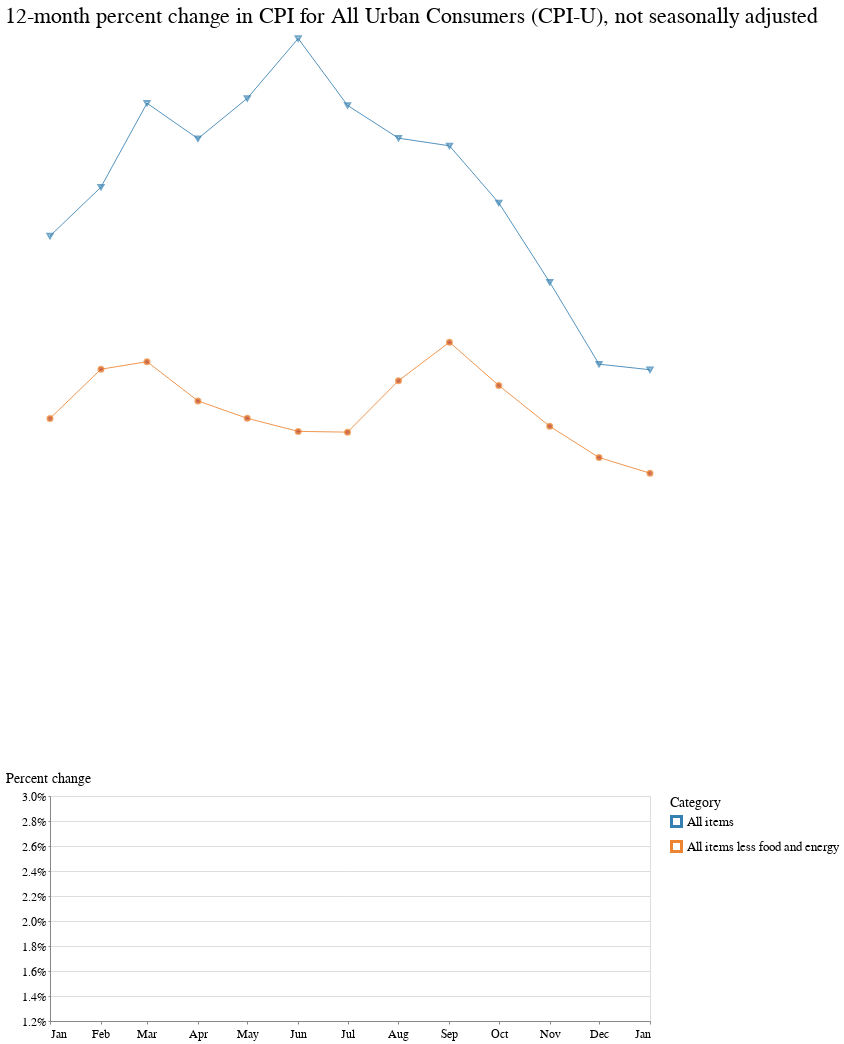

Here is the notebook cell this chart was saved with:
### Code cell
base = alt.Chart(
    two_cats,
    title="12-month percent change in CPI for All Urban Consumers (CPI-U), not seasonally adjusted"
).encode(
    x=alt.X(
        "date:T",
        timeUnit="utcyearmonth",
        axis=alt.Axis(
            title=None,
            labelAngle=0,
            grid=False,
            format="%b"
        )
    ),
    y=alt.Y(
        "pct_change:Q",
        axis=alt.Axis(title="Percent change", format='%'),
        scale=alt.Scale(domain=[0.012, 0.03])
    ),
    color=alt.Color(
        "series_items_name:N",
        legend=alt.Legend(title="Category"),
        # scale=alt.Scale(range=["#336EFF", "#B03A2E",])
    )
)

line = base.mark_line(strokeWidth=0.85)
exes = base.transform_filter(alt.datum.series_items_name == 'All items').mark_point(shape="triangle-down", size=25)
points = base.transform_filter(alt.datum.series_items_name == 'All items less food and energy').mark_point(size=25, fill="#B03A2E")

(line + exes + points).properties(width=600, height=225)

### Figure 1 — Vega-Lite specification as saved in the notebook (floating-point values rounded to 4 significant figures)
{"config": {"view": {"width": 800, "height": 450}, "background": "#ffffff", "title": {"anchor": "start", "font": "BentonGothic-Bold, sans", "fontColor": "#000000", "fontSize": 22, "fontWeight": "normal"}, "arc": {"fill": "#82c6df"}, "area": {"fill": "#82c6df"}, "line": {"stroke": "#82c6df", "strokeWidth": 3}, "path": {"stroke": "#82c6df"}, "rect": {"fill": "#82c6df"}, "shape": {"stroke": "#82c6df"}, "bar": {"fill": "#82c6df"}, "point": {"stroke": "#82c6df"}, "symbol": {"fill": "#82c6df", "size": 30}, "axis": {"titleFont": "BentonGothic-Bold, sans", "titleFontSize": 14, "titleFontWeight": "normal", "labelFont": "BentonGothic, sans", "labelFontSize": 12, "labelFontWeight": "normal"}, "axisX": {"labelAngle": 0, "labelPadding": 4, "tickSize": 3}, "axisY": {"labelBaseline": "middle", "maxExtent": 45, "minExtent": 45, "tickSize": 2, "titleAlign": "left", "titleAngle": 0, "titleX": -45, "titleY": -11}, "legend": {"titleFont": "BentonGothic-Bold, sans", "titleFontSize": 14, "titleFontWeight": "normal", "symbolType": "square", "labelFont": "BentonGothic, sans", "labelFontSize": 13}, "range": {"category": ["#3580b1", "#ec8431", "#ab7fb4", "#c89d29", "#adc839", "#829eb1"], "diverging": ["#e68a4f", "#f4bb6a", "#f9e39c", "#dadfe2", "#a6b7c6", "#849eae"], "heatmap": ["#fbf2c7", "#f9e39c", "#f8d36e", "#f4bb6a", "#e68a4f", "#d15a40", "#ab4232"], "ordinal": ["#fbf2c7", "#f9e39c", "#f8d36e", "#f4bb6a", "#e68a4f", "#d15a40", "#ab4232"], "ramp": ["#fbf2c7", "#f9e39c", "#f8d36e", "#f4bb6a", "#e68a4f", "#d15a40", "#ab4232"]}}, "layer": [{"mark": {"type": "line", "strokeWidth": 0.85}, "encoding": {"color": {"field": "series_items_name", "legend": {"title": "Category"}, "type": "nominal"}, "x": {"axis": {"format": "%b", "grid": false, "labelAngle": 0, "title": null}, "field": "date", "timeUnit": "utcyearmonth", "type": "temporal"}, "y": {"axis": {"format": "%", "title": "Percent change"}, "field": "pct_change", "scale": {"domain": [0.012, 0.03]}, "type": "quantitative"}}, "title": "12-month percent change in CPI for All Urban Consumers (CPI-U), not seasonally adjusted"}, {"mark": {"type": "point", "shape": "triangle-down", "size": 25}, "encoding": {"color": {"field": "series_items_name", "legend": {"title": "Category"}, "type": "nominal"}, "x": {"axis": {"format": "%b", "grid": false, "labelAngle": 0, "title": null}, "field": "date", "timeUnit": "utcyearmonth", "type": "temporal"}, "y": {"axis": {"format": "%", "title": "Percent change"}, "field": "pct_change", "scale": {"domain": [0.012, 0.03]}, "type": "quantitative"}}, "title": "12-month percent change in CPI for All Urban Consumers (CPI-U), not seasonally adjusted", "transform": [{"filter": "(datum.series_items_name === 'All items')"}]}, {"mark": {"type": "point", "fill": "#B03A2E", "size": 25}, "encoding": {"color": {"field": "series_items_name", "legend": {"title": "Category"}, "type": "nominal"}, "x": {"axis": {"format": "%b", "grid": false, "labelAngle": 0, "title": null}, "field": "date", "timeUnit": "utcyearmonth", "type": "temporal"}, "y": {"axis": {"format": "%", "title": "Percent change"}, "field": "pct_change", "scale": {"domain": [0.012, 0.03]}, "type": "quantitative"}}, "title": "12-month percent change in CPI for All Urban Consumers (CPI-U), not seasonally adjusted", "transform": [{"filter": "(datum.series_items_name === 'All items less food and energy')"}]}], "data": {"name": "data-4b89d8a262365cb492f4563f29ccd1a8"}, "height": 225, "width": 600, "$schema": "https://vega.github.io/schema/vega-lite/v4.17.0.json", "datasets": {"data-4b89d8a262365cb492f4563f29ccd1a8": [{"year": 2022, "date": "2022-01-01", "value": 281.1, "series_id": "CUUR0000SA0", "series_title": "All items in U.S. city average, all urban consumers, not seasonally adjusted", "series_survey": "All urban consumers", "series_seasonally_adjusted": false, "series_periodicity_id": "R", "series_periodicity_code": "R", "series_periodicity_name": "Monthly", "series_area_id": "0000", "series_area_code": "0000", "series_area_name": "U.S. city average", "series_items_id": "SA0", "series_items_code": "SA0", "series_items_name": "All items", "period_id": "M01", "period_code": "M01", "period_abbreviation": "JAN", "period_name": "January", "period_month": 1, "period_type": "monthly", "pct_change": 0.0748}, {"year": 2022, "date": "2022-02-01", "value": 283.7, "series_id": "CUUR0000SA0", "series_title": "All items in U.S. city average, all urban consumers, not seasonally adjusted", "series_survey": "All urban consumers", "series_seasonally_adjusted": false, "series_periodicity_id": "R", "series_periodicity_code": "R", "series_periodicity_name": "Monthly", "series_area_id": "0000", "series_area_code": "0000", "series_area_name": "U.S. city average", "series_items_id": "SA0", "series_items_code": "SA0", "series_items_name": "All items", "period_id": "M02", "period_code": "M02", "period_abbreviation": "FEB", "period_name": "February", "period_month": 2, "period_type": "monthly", "pct_change": 0.07871}, {"year": 2022, "date": "2022-03-01", "value": 287.5, "series_id": "CUUR0000SA0", "series_title": "All items in U.S. city average, all urban consumers, not seasonally adjusted", "series_survey": "All urban consumers", "series_seasonally_adjusted": false, "series_periodicity_id": "R", "series_periodicity_code": "R", "series_periodicity_name": "Monthly", "series_area_id": "0000", "series_area_code": "0000", "series_area_name": "U.S. city average", "series_items_id": "SA0", "series_items_code": "SA0", "series_items_name": "All items", "period_id": "M03", "period_code": "M03", "period_abbreviation": "MAR", "period_name": "March", "period_month": 3, "period_type": "monthly", "pct_change": 0.08542}, {"year": 2022, "date": "2022-04-01", "value": 289.1, "series_id": "CUUR0000SA0", "series_title": "All items in U.S. city average, all urban consumers, not seasonally adjusted", "series_survey": "All urban consumers", "series_seasonally_adjusted": false, "series_periodicity_id": "R", "series_periodicity_code": "R", "series_periodicity_name": "Monthly", "series_area_id": "0000", "series_area_code": "0000", "series_area_name": "U.S. city average", "series_items_id": "SA0", "series_items_code": "SA0", "series_items_name": "All items", "period_id": "M04", "period_code": "M04", "period_abbreviation": "APR", "period_name": "April", "period_month": 4, "period_type": "monthly", "pct_change": 0.08259}, {"year": 2022, "date": "2022-05-01", "value": 292.3, "series_id": "CUUR0000SA0", "series_title": "All items in U.S. city average, all urban consumers, not seasonally adjusted", "series_survey": "All urban consumers", "series_seasonally_adjusted": false, "series_periodicity_id": "R", "series_periodicity_code": "R", "series_periodicity_name": "Monthly", "series_area_id": "0000", "series_area_code": "0000", "series_area_name": "U.S. city average", "series_items_id": "SA0", "series_items_code": "SA0", "series_items_name": "All items", "period_id": "M05", "period_code": "M05", "period_abbreviation": "MAY", "period_name": "May", "period_month": 5, "period_type": "monthly", "pct_change": 0.08582}, {"year": 2022, "date": "2022-06-01", "value": 296.3, "series_id": "CUUR0000SA0", "series_title": "All items in U.S. city average, all urban consumers, not seasonally adjusted", "series_survey": "All urban consumers", "series_seasonally_adjusted": false, "series_periodicity_id": "R", "series_periodicity_code": "R", "series_periodicity_name": "Monthly", "series_area_id": "0000", "series_area_code": "0000", "series_area_name": "U.S. city average", "series_items_id": "SA0", "series_items_code": "SA0", "series_items_name": "All items", "period_id": "M06", "period_code": "M06", "period_abbreviation": "JUN", "period_name": "June", "period_month": 6, "period_type": "monthly", "pct_change": 0.0906}, {"year": 2022, "date": "2022-07-01", "value": 296.3, "series_id": "CUUR0000SA0", "series_title": "All items in U.S. city average, all urban consumers, not seasonally adjusted", "series_survey": "All urban consumers", "series_seasonally_adjusted": false, "series_periodicity_id": "R", "series_periodicity_code": "R", "series_periodicity_name": "Monthly", "series_area_id": "0000", "series_area_code": "0000", "series_area_name": "U.S. city average", "series_items_id": "SA0", "series_items_code": "SA0", "series_items_name": "All items", "period_id": "M07", "period_code": "M07", "period_abbreviation": "JUL", "period_name": "July", "period_month": 7, "period_type": "monthly", "pct_change": 0.08525}, {"year": 2022, "date": "2022-08-01", "value": 296.2, "series_id": "CUUR0000SA0", "series_title": "All items in U.S. city average, all urban consumers, not seasonally adjusted", "series_survey": "All urban consumers", "series_seasonally_adjusted": false, "series_periodicity_id": "R", "series_periodicity_code": "R", "series_periodicity_name": "Monthly", "series_area_id": "0000", "series_area_code": "0000", "series_area_name": "U.S. city average", "series_items_id": "SA0", "series_items_code": "SA0", "series_items_name": "All items", "period_id": "M08", "period_code": "M08", "period_abbreviation": "AUG", "period_name": "August", "period_month": 8, "period_type": "monthly", "pct_change": 0.08263}, {"year": 2022, "date": "2022-09-01", "value": 296.8, "series_id": "CUUR0000SA0", "series_title": "All items in U.S. city average, all urban consumers, not seasonally adjusted", "series_survey": "All urban consumers", "series_seasonally_adjusted": false, "series_periodicity_id": "R", "series_periodicity_code": "R", "series_periodicity_name": "Monthly", "series_area_id": "0000", "series_area_code": "0000", "series_area_name": "U.S. city average", "series_items_id": "SA0", "series_items_code": "SA0", "series_items_name": "All items", "period_id": "M09", "period_code": "M09", "period_abbreviation": "SEP", "period_name": "September", "period_month": 9, "period_type": "monthly", "pct_change": 0.08202}, {"year": 2022, "date": "2022-10-01", "value": 298.0, "series_id": "CUUR0000SA0", "series_title": "All items in U.S. city average, all urban consumers, not seasonally adjusted", "series_survey": "All urban consumers", "series_seasonally_adjusted": false, "series_periodicity_id": "R", "series_periodicity_code": "R", "series_periodicity_name": "Monthly", "series_area_id": "0000", "series_area_code": "0000", "series_area_name": "U.S. city average", "series_items_id": "SA0", "series_items_code": "SA0", "series_items_name": "All items", "period_id": "M10", "period_code": "M10", "period_abbreviation": "OCT", "period_name": "October", "period_month": 10, "period_type": "monthly", "pct_change": 0.07745}, {"year": 2022, "date": "2022-11-01", "value": 297.7, "series_id": "CUUR0000SA0", "series_title": "All items in U.S. city average, all urban consumers, not seasonally adjusted", "series_survey": "All urban consumers", "series_seasonally_adjusted": false, "series_periodicity_id": "R", "series_periodicity_code": "R", "series_periodicity_name": "Monthly", "series_area_id": "0000", "series_area_code": "0000", "series_area_name": "U.S. city average", "series_items_id": "SA0", "series_items_code": "SA0", "series_items_name": "All items", "period_id": "M11", "period_code": "M11", "period_abbreviation": "NOV", "period_name": "November", "period_month": 11, "period_type": "monthly", "pct_change": 0.0711}, {"year": 2022, "date": "2022-12-01", "value": 296.8, "series_id": "CUUR0000SA0", "series_title": "All items in U.S. city average, all urban consumers, not seasonally adjusted", "series_survey": "All urban consumers", "series_seasonally_adjusted": false, "series_periodicity_id": "R", "series_periodicity_code": "R", "series_periodicity_name": "Monthly", "series_area_id": "0000", "series_area_code": "0000", "series_area_name": "U.S. city average", "series_items_id": "SA0", "series_items_code": "SA0", "series_items_name": "All items", "period_id": "M12", "period_code": "M12", "period_abbreviation": "DEC", "period_name": "December", "period_month": 12, "period_type": "monthly", "pct_change": 0.06454}, {"year": 2023, "date": "2023-01-01", "value": 299.2, "series_id": "CUUR0000SA0", "series_title": "All items in U.S. city average, all urban consumers, not seasonally adjusted", "series_survey": "All urban consumers", "series_seasonally_adjusted": false, "series_periodicity_id": "R", "series_periodicity_code": "R", "series_periodicity_name": "Monthly", "series_area_id": "0000", "series_area_code": "0000", "series_area_name": "U.S. city average", "series_items_id": "SA0", "series_items_code": "SA0", "series_items_name": "All items", "period_id": "M01", "period_code": "M01", "period_abbreviation": "JAN", "period_name": "January", "period_month": 1, "period_type": "monthly", "pct_change": 0.0641}, {"year": 2022, "date": "2022-01-01", "value": 286.0, "series_id": "CUUR0000SA0L1E", "series_title": "All items less food and energy in U.S. city average, all urban consumers, not seasonally adjusted", "series_survey": "All urban consumers", "series_seasonally_adjusted": false, "series_periodicity_id": "R", "series_periodicity_code": "R", "series_periodicity_name": "Monthly", "series_area_id": "0000", "series_area_code": "0000", "series_area_name": "U.S. city average", "series_items_id": "SA0L1E", "series_items_code": "SA0L1E", "series_items_name": "All items less food and energy", "period_id": "M01", "period_code": "M01", "period_abbreviation": "JAN", "period_name": "January", "period_month": 1, "period_type": "monthly", "pct_change": 0.06021}, {"year": 2022, "date": "2022-02-01", "value": 288.1, "series_id": "CUUR0000SA0L1E", "series_title": "All items less food and energy in U.S. city average, all urban consumers, not seasonally adjusted", "series_survey": "All urban consumers", "series_seasonally_adjusted": false, "series_periodicity_id": "R", "series_periodicity_code": "R", "series_periodicity_name": "Monthly", "series_area_id": "0000", "series_area_code": "0000", "series_area_name": "U.S. city average", "series_items_id": "SA0L1E", "series_items_code": "SA0L1E", "series_items_name": "All items less food and energy", "period_id": "M02", "period_code": "M02", "period_abbreviation": "FEB", "period_name": "February", "period_month": 2, "period_type": "monthly", "pct_change": 0.06414}, {"year": 2022, "date": "2022-03-01", "value": 289.3, "series_id": "CUUR0000SA0L1E", "series_title": "All items less food and energy in U.S. city average, all urban consumers, not seasonally adjusted", "series_survey": "All urban consumers", "series_seasonally_adjusted": false, "series_periodicity_id": "R", "series_periodicity_code": "R", "series_periodicity_name": "Monthly", "series_area_id": "0000", "series_area_code": "0000", "series_area_name": "U.S. city average", "series_items_id": "SA0L1E", "series_items_code": "SA0L1E", "series_items_name": "All items less food and energy", "period_id": "M03", "period_code": "M03", "period_abbreviation": "MAR", "period_name": "March", "period_month": 3, "period_type": "monthly", "pct_change": 0.06474}, {"year": 2022, "date": "2022-04-01", "value": 290.8, "series_id": "CUUR0000SA0L1E", "series_title": "All items less food and energy in U.S. city average, all urban consumers, not seasonally adjusted", "series_survey": "All urban consumers", "series_seasonally_adjusted": false, "series_periodicity_id": "R", "series_periodicity_code": "R", "series_periodicity_name": "Monthly", "series_area_id": "0000", "series_area_code": "0000", "series_area_name": "U.S. city average", "series_items_id": "SA0L1E", "series_items_code": "SA0L1E", "series_items_name": "All items less food and energy", "period_id": "M04", "period_code": "M04", "period_abbreviation": "APR", "period_name": "April", "period_month": 4, "period_type": "monthly", "pct_change": 0.06161}, {"year": 2022, "date": "2022-05-01", "value": 292.5, "series_id": "CUUR0000SA0L1E", "series_title": "All items less food and energy in U.S. city average, all urban consumers, not seasonally adjusted", "series_survey": "All urban consumers", "series_seasonally_adjusted": false, "series_periodicity_id": "R", "series_periodicity_code": "R", "series_periodicity_name": "Monthly", "series_area_id": "0000", "series_area_code": "0000", "series_area_name": "U.S. city average", "series_items_id": "SA0L1E", "series_items_code": "SA0L1E", "series_items_name": "All items less food and energy", "period_id": "M05", "period_code": "M05", "period_abbreviation": "MAY", "period_name": "May", "period_month": 5, "period_type": "monthly", "pct_change": 0.06022}, {"year": 2022, "date": "2022-06-01", "value": 294.7, "series_id": "CUUR0000SA0L1E", "series_title": "All items less food and energy in U.S. city average, all urban consumers, not seasonally adjusted", "series_survey": "All urban consumers", "series_seasonally_adjusted": false, "series_periodicity_id": "R", "series_periodicity_code": "R", "series_periodicity_name": "Monthly", "series_area_id": "0000", "series_area_code": "0000", "series_area_name": "U.S. city average", "series_items_id": "SA0L1E", "series_items_code": "SA0L1E", "series_items_name": "All items less food and energy", "period_id": "M06", "period_code": "M06", "period_abbreviation": "JUN", "period_name": "June", "period_month": 6, "period_type": "monthly", "pct_change": 0.05917}, {"year": 2022, "date": "2022-07-01", "value": 295.6, "series_id": "CUUR0000SA0L1E", "series_title": "All items less food and energy in U.S. city average, all urban consumers, not seasonally adjusted", "series_survey": "All urban consumers", "series_seasonally_adjusted": false, "series_periodicity_id": "R", "series_periodicity_code": "R", "series_periodicity_name": "Monthly", "series_area_id": "0000", "series_area_code": "0000", "series_area_name": "U.S. city average", "series_items_id": "SA0L1E", "series_items_code": "SA0L1E", "series_items_name": "All items less food and energy", "period_id": "M07", "period_code": "M07", "period_abbreviation": "JUL", "period_name": "July", "period_month": 7, "period_type": "monthly", "pct_change": 0.05911}, {"year": 2022, "date": "2022-08-01", "value": 297.2, "series_id": "CUUR0000SA0L1E", "series_title": "All items less food and energy in U.S. city average, all urban consumers, not seasonally adjusted", "series_survey": "All urban consumers", "series_seasonally_adjusted": false, "series_periodicity_id": "R", "series_periodicity_code": "R", "series_periodicity_name": "Monthly", "series_area_id": "0000", "series_area_code": "0000", "series_area_name": "U.S. city average", "series_items_id": "SA0L1E", "series_items_code": "SA0L1E", "series_items_name": "All items less food and energy", "period_id": "M08", "period_code": "M08", "period_abbreviation": "AUG", "period_name": "August", "period_month": 8, "period_type": "monthly", "pct_change": 0.06322}, {"year": 2022, "date": "2022-09-01", "value": 298.4, "series_id": "CUUR0000SA0L1E", "series_title": "All items less food and energy in U.S. city average, all urban consumers, not seasonally adjusted", "series_survey": "All urban consumers", "series_seasonally_adjusted": false, "series_periodicity_id": "R", "series_periodicity_code": "R", "series_periodicity_name": "Monthly", "series_area_id": "0000", "series_area_code": "0000", "series_area_name": "U.S. city average", "series_items_id": "SA0L1E", "series_items_code": "SA0L1E", "series_items_name": "All items less food and energy", "period_id": "M09", "period_code": "M09", "period_abbreviation": "SEP", "period_name": "September", "period_month": 9, "period_type": "monthly", "pct_change": 0.06631}, {"year": 2022, "date": "2022-10-01", "value": 299.3, "series_id": "CUUR0000SA0L1E", "series_title": "All items less food and energy in U.S. city average, all urban consumers, not seasonally adjusted", "series_survey": "All urban consumers", "series_seasonally_adjusted": false, "series_periodicity_id": "R", "series_periodicity_code": "R", "series_periodicity_name": "Monthly", "series_area_id": "0000", "series_area_code": "0000", "series_area_name": "U.S. city average", "series_items_id": "SA0L1E", "series_items_code": "SA0L1E", "series_items_name": "All items less food and energy", "period_id": "M10", "period_code": "M10", "period_abbreviation": "OCT", "period_name": "October", "period_month": 10, "period_type": "monthly", "pct_change": 0.06284}, {"year": 2022, "date": "2022-11-01", "value": 299.6, "series_id": "CUUR0000SA0L1E", "series_title": "All items less food and energy in U.S. city average, all urban consumers, not seasonally adjusted", "series_survey": "All urban consumers", "series_seasonally_adjusted": false, "series_periodicity_id": "R", "series_periodicity_code": "R", "series_periodicity_name": "Monthly", "series_area_id": "0000", "series_area_code": "0000", "series_area_name": "U.S. city average", "series_items_id": "SA0L1E", "series_items_code": "SA0L1E", "series_items_name": "All items less food and energy", "period_id": "M11", "period_code": "M11", "period_abbreviation": "NOV", "period_name": "November", "period_month": 11, "period_type": "monthly", "pct_change": 0.05958}, {"year": 2022, "date": "2022-12-01", "value": 300.1, "series_id": "CUUR0000SA0L1E", "series_title": "All items less food and energy in U.S. city average, all urban consumers, not seasonally adjusted", "series_survey": "All urban consumers", "series_seasonally_adjusted": false, "series_periodicity_id": "R", "series_periodicity_code": "R", "series_periodicity_name": "Monthly", "series_area_id": "0000", "series_area_code": "0000", "series_area_name": "U.S. city average", "series_items_id": "SA0L1E", "series_items_code": "SA0L1E", "series_items_name": "All items less food and energy", "period_id": "M12", "period_code": "M12", "period_abbreviation": "DEC", "period_name": "December", "period_month": 12, "period_type": "monthly", "pct_change": 0.05708}, {"year": 2023, "date": "2023-01-01", "value": 302.0, "series_id": "CUUR0000SA0L1E", "series_title": "All items less food and energy in U.S. city average, all urban consumers, not seasonally adjusted", "series_survey": "All urban consumers", "series_seasonally_adjusted": false, "series_periodicity_id": "R", "series_periodicity_code": "R", "series_periodicity_name": "Monthly", "series_area_id": "0000", "series_area_code": "0000", "series_area_name": "U.S. city average", "series_items_id": "SA0L1E", "series_items_code": "SA0L1E", "series_items_name": "All items less food and energy", "period_id": "M01", "period_code": "M01", "period_abbreviation": "JAN", "period_name": "January", "period_month": 1, "period_type": "monthly", "pct_change": 0.05583}]}}
